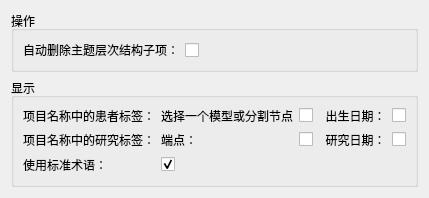
<ui version="4.0">
 <class>qSlicerSubjectHierarchySettingsPanel</class>
 <widget class="ctkSettingsPanel" name="qSlicerSubjectHierarchySettingsPanel">
  <property name="geometry">
   <rect>
    <x>0</x>
    <y>0</y>
    <width>419</width>
    <height>166</height>
   </rect>
  </property>
  <property name="windowTitle">
   <string>主题层次结构设置面板</string>
  </property>
  <layout class="QGridLayout" name="gridLayout_2">
   <item row="0" column="0">
    <widget class="QGroupBox" name="OperationGroupBox">
     <property name="title">
      <string>操作</string>
     </property>
     <property name="flat">
      <bool>true</bool>
     </property>
     <layout class="QFormLayout" name="formLayout_2">
      <item row="0" column="0">
       <widget class="QLabel" name="AutoDeleteSubjectHierarchyChildrenEnabledLabel">
        <property name="toolTip">
         <string>从主题层次结构中删除项下的整个分支。</string>
        </property>
        <property name="text">
         <string>自动删除主题层次结构子项：</string>
        </property>
       </widget>
      </item>
      <item row="0" column="1">
       <widget class="QCheckBox" name="AutoDeleteSubjectHierarchyChildrenEnabledCheckBox">
        <property name="toolTip">
         <string>自动删除从场景中移除的节点的主题层次结构子项。</string>
        </property>
        <property name="text">
         <string> </string>
        </property>
       </widget>
      </item>
     </layout>
    </widget>
   </item>
   <item row="1" column="0">
    <widget class="QGroupBox" name="DisplayGroupBox">
     <property name="title">
      <string>显示</string>
     </property>
     <property name="flat">
      <bool>true</bool>
     </property>
     <layout class="QGridLayout" name="gridLayout">
      <item row="3" column="0" colspan="5">
       <layout class="QHBoxLayout" name="horizontalLayout" />
      </item>
      <item row="1" column="3">
       <widget class="QLabel" name="StudyDateTagLabel">
        <property name="sizePolicy">
         <sizepolicy hsizetype="Fixed" vsizetype="Preferred">
          <horstretch>0</horstretch>
          <verstretch>0</verstretch>
         </sizepolicy>
        </property>
        <property name="text">
         <string>  研究日期：</string>
        </property>
       </widget>
      </item>
      <item row="0" column="3">
       <widget class="QLabel" name="PatientBirthDateTagLabel">
        <property name="sizePolicy">
         <sizepolicy hsizetype="Fixed" vsizetype="Preferred">
          <horstretch>0</horstretch>
          <verstretch>0</verstretch>
         </sizepolicy>
        </property>
        <property name="text">
         <string>  出生日期：</string>
        </property>
       </widget>
      </item>
      <item row="0" column="2">
       <widget class="QCheckBox" name="PatientIDTagCheckBox">
        <property name="text">
         <string />
        </property>
       </widget>
      </item>
      <item row="0" column="4">
       <widget class="QCheckBox" name="PatientBirthDateTagCheckBox">
        <property name="text">
         <string />
        </property>
       </widget>
      </item>
      <item row="1" column="2">
       <widget class="QCheckBox" name="StudyIDTagCheckBox">
        <property name="text">
         <string />
        </property>
       </widget>
      </item>
      <item row="0" column="0">
       <widget class="QLabel" name="PatientTagsLabel">
        <property name="text">
         <string>项目名称中的患者标签：</string>
        </property>
       </widget>
      </item>
      <item row="1" column="0">
       <widget class="QLabel" name="StudyTagsLabel">
        <property name="text">
         <string>项目名称中的研究标签：</string>
        </property>
       </widget>
      </item>
      <item row="1" column="4">
       <widget class="QCheckBox" name="StudyDateTagCheckBox">
        <property name="text">
         <string />
        </property>
       </widget>
      </item>
      <item row="0" column="1">
       <widget class="QLabel" name="PatientIDTagLabel">
        <property name="sizePolicy">
         <sizepolicy hsizetype="Fixed" vsizetype="Preferred">
          <horstretch>0</horstretch>
          <verstretch>0</verstretch>
         </sizepolicy>
        </property>
        <property name="text">
         <string>选择一个模型或分割节点</string>
        </property>
       </widget>
      </item>
      <item row="1" column="1">
       <widget class="QLabel" name="StudyIDTagLabel">
        <property name="sizePolicy">
         <sizepolicy hsizetype="Fixed" vsizetype="Preferred">
          <horstretch>0</horstretch>
          <verstretch>0</verstretch>
         </sizepolicy>
        </property>
        <property name="text">
         <string>端点：</string>
        </property>
       </widget>
      </item>
      <item row="2" column="0">
       <widget class="QLabel" name="UseTerminologyLabel">
        <property name="toolTip">
         <string>如果启用，双击颜色列将打开术语选择器。否则，可以通过简单的颜色选择器编辑颜色。默认值为真。</string>
        </property>
        <property name="text">
         <string>使用标准术语：</string>
        </property>
       </widget>
      </item>
      <item row="2" column="1">
       <widget class="QCheckBox" name="UseTerminologyCheckBox">
        <property name="toolTip">
         <string>如果启用，双击颜色列将打开术语选择器。否则，可以通过简单的颜色选择器编辑颜色。默认值为真。</string>
        </property>
        <property name="text">
         <string />
        </property>
        <property name="checked">
         <bool>true</bool>
        </property>
       </widget>
      </item>
      <item row="2" column="4">
       <spacer name="horizontalSpacer">
        <property name="orientation">
         <enum>Qt::Horizontal</enum>
        </property>
        <property name="sizeHint" stdset="0">
         <size>
          <width>40</width>
          <height>20</height>
         </size>
        </property>
       </spacer>
      </item>
     </layout>
    </widget>
   </item>
   <item row="2" column="0">
    <spacer name="verticalSpacer">
     <property name="orientation">
      <enum>Qt::Vertical</enum>
     </property>
     <property name="sizeHint" stdset="0">
      <size>
       <width>20</width>
       <height>40</height>
      </size>
     </property>
    </spacer>
   </item>
  </layout>
 </widget>
 <customwidgets>
  <customwidget>
   <class>ctkSettingsPanel</class>
   <extends>QWidget</extends>
   <header>ctkSettingsPanel.h</header>
   <container>1</container>
  </customwidget>
 </customwidgets>
 <resources />
 <connections />
</ui>
